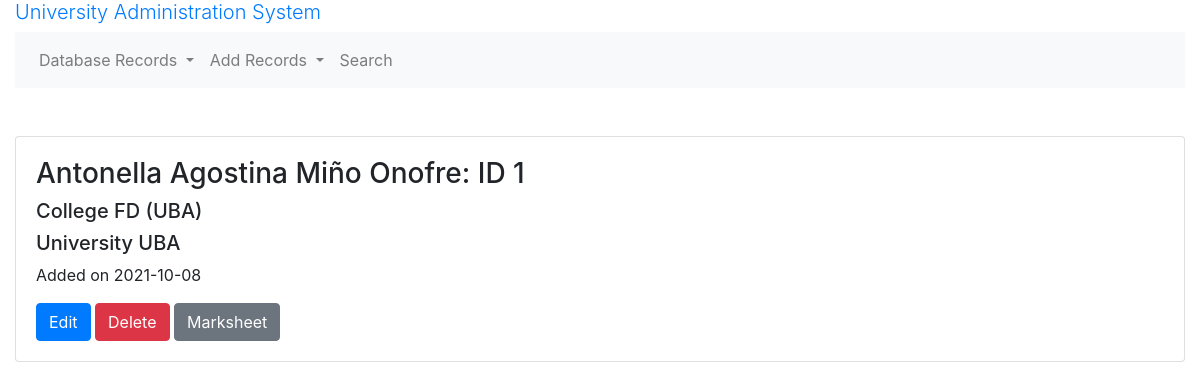
/students, run on the app's committed database.
### models.py (models this page shows, shortened)
class Student(db.Model):
    __tablename__ = 'student'
    id = db.Column(db.Integer, primary_key=True)
    created_at = db.Column(db.Date, nullable = False, default=datetime.utcnow())
    name = db.Column(db.String(255))
    surname = db.Column(db.String(255))
    address = db.Column(db.String(255))
    phone_no = db.Column(db.String(10))
    std_code = db.Column(db.String(8))
    university_id = db.Column(db.Integer, db.ForeignKey("university.id"))# many2one
    university = db.relationship("University", back_populates="students")
    college_id = db.Column(db.Integer, db.ForeignKey("college.id"))# many2one
    college = db.relationship("College", back_populates='students')
    stream_id = db.Column(db.Integer, db.ForeignKey("stream.id"))# many2one
    stream = db.relationship("Stream", back_populates='students')
    courses = db.relationship('Course', back_populates='student', cascade="all,delete")# one2many
    marksheets = db.relationship('Marksheet', back_populates='student', cascade="all,delete")# one2many

class College(db.Model):
    __tablename__ = 'college'
    id = db.Column(db.Integer, primary_key=True)
    created_at = db.Column(db.Date, nullable = False, default=datetime.utcnow())
    name = db.Column(db.String(255))
    location = db.Column(db.String(255))
    acronym = db.Column(db.String(255))
    address = db.Column(db.String(255))
    university_id = db.Column(db.Integer,  db.ForeignKey("university.id"))# many2one
    university = db.relationship("University", back_populates="colleges")
    students = db.relationship('Student', back_populates='college', cascade="all,delete")
    streams = db.relationship('Stream', back_populates='college', cascade="all,delete")
    courses = db.relationship('Course', back_populates='college', cascade="all,delete")

class University(db.Model):
    __tablename__ = 'university'
    id = db.Column(db.Integer, primary_key=True)
    created_at = db.Column(db.Date, nullable = False, default=datetime.utcnow())
    name = db.Column(db.String(255))
    location = db.Column(db.String(255))
    acronym = db.Column(db.String(255))
    address = db.Column(db.String(255))
    colleges = db.relationship('College', back_populates='university', cascade="all,delete")# one2many
    students = db.relationship('Student', back_populates='university', cascade="all,delete")# one2many
    streams = db.relationship('Stream', back_populates='university', cascade="all,delete")# one2many

### routes.py (the view)
@app.route('/students')
def students():
    students = models.Student.query.all()
    return render_template('students.html', students=students)

### templates/students.html
{% extends "base.html" %}
{% block main %}
  {% for student in students %}
    <div class="card">
      <div class="card-body">
        <h3>{{ student.name}} {{student.surname}}: ID {{ student.id }}</h3>
        <h5>College {{ student.college.acronym}} </h5>
        <h5>University {{student.university.acronym}}</h5>
        <p>Added on {{ student.created_at }}</p>
        <a href="{{ url_for('edit_student', student_id=student.id) }}" class="btn btn-primary">Edit</a>
        <a href="{{ url_for('delete_student', student_id=student.id) }}" class="btn btn-danger">Delete</a>
        <a href="{{ url_for('marksheet', student_id=student.id) }}" class="btn btn-secondary">Marksheet</a>
      </div>
    </div>
  {% endfor %}
{% endblock %}

### data on the page
Student: name "Antonella Agostina", surname "Miño Onofre", id "1", college.acronym "FD (UBA)", university.acronym "UBA", created_at "2021-10-08"
